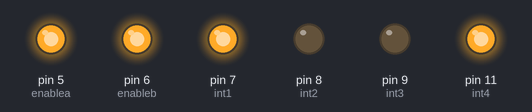
A sketch run on a simulated Arduino Uno, built with avr-gcc and run on an emulated ATmega328P. Shown: output pins drawn as LEDs (lit = HIGH).

Above: at 0.5 s.
At 1.5 s:
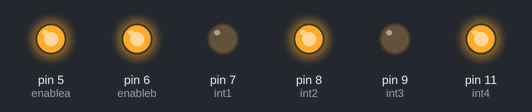
At 2.5 s:
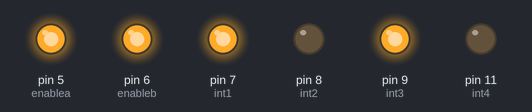
At 3.5 s:
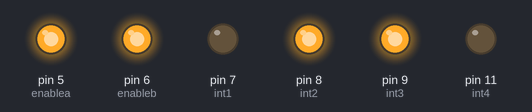
Timing chart, 0 to 5.2 s (numbered marks = the images above):
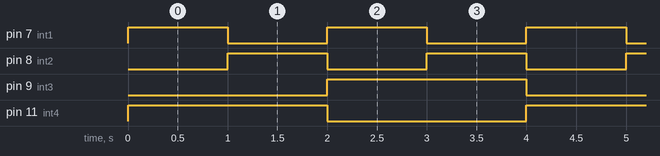

The sketch:

Basic_Functions_Together.ino
```cpp
//Global variables. We know from the shield, that these are the pins used.
int enablea=5;
int enableb=6;
int int1=7;
int int2=8;
int int3=9;
int int4=11;

void setup()
{
  //Setup all the varibales as OUTPUT, and set the enable pins to HIGH using digitalWrite.
  pinMode(enablea,OUTPUT);
  pinMode(enableb,OUTPUT);
  pinMode(int1,OUTPUT);
  pinMode(int2,OUTPUT);
  pinMode(int3,OUTPUT);
  pinMode(int4,OUTPUT);
  digitalWrite(enablea,HIGH);
  digitalWrite(enableb,HIGH);
}

void loop() //All functions can be put in any manner to create a pattern of sorts.
{
  //Car moves forward
  digitalWrite(int1,HIGH);
  digitalWrite(int2,LOW);
  digitalWrite(int3,LOW);
  digitalWrite(int4,HIGH);
  delay(1000);

  //Car turns left
  digitalWrite(int1,LOW);
  digitalWrite(int2,HIGH);
  digitalWrite(int3,LOW);
  digitalWrite(int4,HIGH);
  delay(1000);

  //Car turns right
  digitalWrite(int1,HIGH);
  digitalWrite(int2,LOW);
  digitalWrite(int3,HIGH);
  digitalWrite(int4,LOW);
  delay(1000);

  //Car moves backward
  digitalWrite(int1,LOW);
  digitalWrite(int2,HIGH);
  digitalWrite(int3,HIGH);
  digitalWrite(int4,LOW);
  delay(1000);
}
```

Measured:
- by itself, pin 7 (int1), pin 8 (int2): alternates HIGH for 1.0 s and LOW for 1.0 s
- by itself, pin 9 (int3), pin 11 (int4): alternates HIGH for 2.0 s and LOW for 2.0 s
- by itself, everything shown: repeats every 4.0 s, in 4 steps
